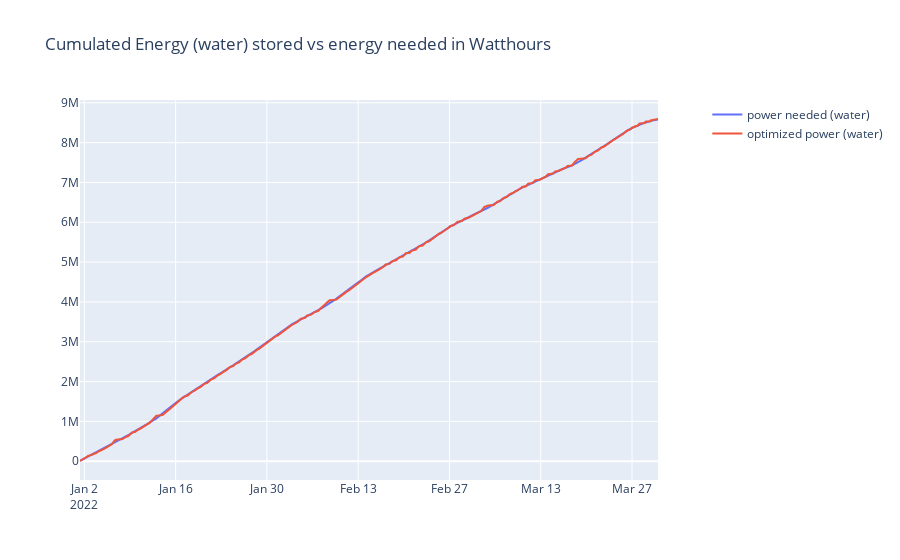

Write notebook code for a chart like this one.
### Code cell
# check if optimized power line is always above needed power line
fig = make_subplots(specs=[[{"secondary_y": True}]])

fig.add_trace(
    go.Scatter(x=data_temp_new.date, y=data_temp_new.energy_needed_water.cumsum(), name='power needed (water)', mode='lines'),
    secondary_y=False)
fig.add_trace(go.Scatter(x=data_temp_new.date, y=P_w_new.sum(1).cumsum(), name='optimized power (water)', mode='lines'),
              secondary_y=False)
fig.update_layout(title='Cumulated Energy (water) stored vs energy needed in Watthours')

### Figure 1 — Plotly figure (JSON) as saved in the notebook; plotly's stock layout.template omitted (floating-point values rounded to 4 significant figures; data arrays with more than 128 entries replaced by an {"elided": "..."} marker saying what was removed)
{"data": [{"mode": "lines", "name": "power needed (water)", "x": {"elided": "2129 str values"}, "y": {"elided": "2129 float values"}, "type": "scatter", "xaxis": "x", "yaxis": "y"}, {"mode": "lines", "name": "optimized power (water)", "x": {"elided": "2129 str values"}, "y": {"elided": "2136 float values"}, "type": "scatter", "xaxis": "x", "yaxis": "y"}], "layout": {"xaxis": {"anchor": "y", "domain": [0.0, 0.94]}, "yaxis": {"anchor": "x", "domain": [0.0, 1.0]}, "yaxis2": {"anchor": "x", "overlaying": "y", "side": "right"}, "title": {"text": "Cumulated Energy (water) stored vs energy needed in Watthours"}}}
